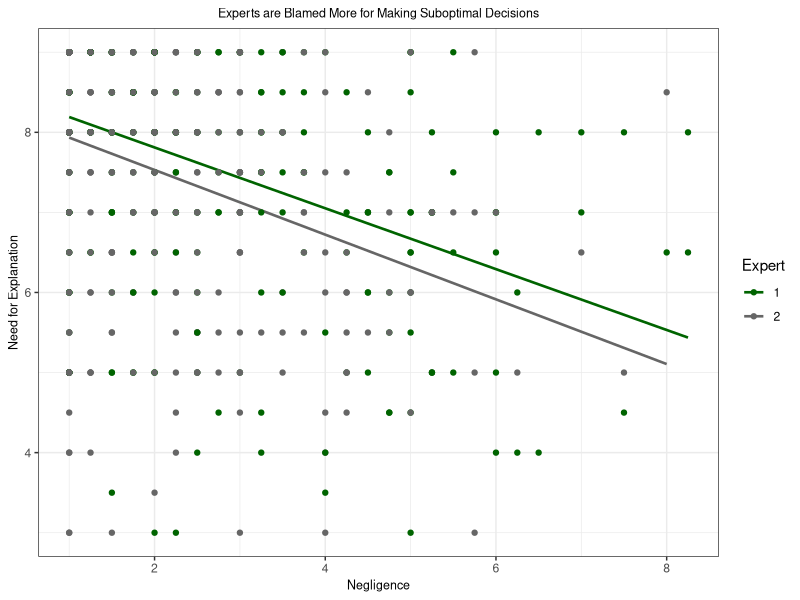

The R source for this figure: (Note: this script raises an error after producing the figure.)
library(tidyverse)
setwd("C:/Users/samha/Documents/GitHub/Optimality-Bias/1-19_pre_class")
optdata <- read.csv("1-19_pre_class_CLEANED DATASHEET.csv") %>% select(-1)

for (i in 1:9) {
  optdata[,i] <- sapply(optdata[,i], as.numeric)
}
for (i in 10:11) {
  optdata[,i] <- sapply(optdata[,i], as.character)
}

##PLOT 1
optdata_rev <- subset(optdata, both_pkc<=6.5)
optdata_rev <- subset(optdata, both_exp>2.5)
optdata_rev <- rename(optdata_rev, Expert=expert)
ggplot(optdata_rev, aes(both_pkc, both_exp, color=Expert)) +
  guides(fill=guide_legend(title="Expert")) +
  geom_smooth(method=lm, se=FALSE, size=0.9) +
  geom_point() +
  xlab("Negligence") +
  ylab("Need for Explanation") +
  theme_bw() +
  theme(axis.title.x=element_text(size=9), axis.title.y=element_text(size=9)) +
  scale_color_manual(values=c("darkgreen", "gray40")) +
  ggtitle("Experts are Blamed More for Making Suboptimal Decisions") +
  theme(plot.title = element_text(hjust = 0.5, size=9))

##PLOT 2
summary <- optdata %>% 
  group_by(choice, expert) %>% 
  summarise(average_blame = mean(both_blc, na.rm = T),
            blame_sd = sd(both_blc, na.rm = T)/sqrt(nrow(optdata)), 
            blame_min = average_blame - blame_sd,
            blame_max = average_blame + blame_sd)

nicelimits <- function(x) {
  # x is the range of the data
  # get breaks under default breaks behaviour (breaks are not known in advance)
  breaks <- scales::extended_breaks()(x)
  # Take the difference between breaks (should be constant)
  width  <- diff(breaks)[1]
  # Do something like `floor()`, but with `width`-units
  start <- (x[1] %/% width) * width
  # Do something like `ceiling()`, but with `width`-units
  end <- (c(x[2] %/% width) + 1) * width
  c(start, end)
}

optdata$choice = as_factor(choice)
optdata$choice = factor(optdata$choice, labels = c("Optimal", "Suboptimal"))
optdata$expert = as_factor(expert)
optdata$expert = factor(optdata$expert, labels = c("Expert", "Non-expert"))

ggplot(optdata, aes(choice, both_blc, fill=as.factor(expert))) +
  geom_bar(stat="summary", position=position_dodge(.9)) + 
  scale_y_continuous(breaks=c(1:7), labels=c("1","2","3","4","5","6","7"), limits = nicelimits, expand=c(0,0)) +
  xlab("Choice") +
  ylab("Blame") +
  guides(fill=guide_legend(title="Expert")) +
  theme_bw() +
  theme(axis.title.x=element_text(size=9), axis.title.y=element_text(size=9)) +
  ggtitle("Experts are Blamed More for Making Suboptimal Decisions") +
  scale_fill_manual(values=c("green4", "gray60")) +
  theme(plot.title = element_text(hjust = 0.5, size=9)) +
  geom_errorbar(data = summary, aes(x = choice, 
                                        y = average_blame,
                                        ymin = blame_min+(blame_max-blame_min), 
                                        max = blame_max-(blame_max-blame_min)),
                color = "black", size = .5, width = .1, position=position_dodge(0.9))

